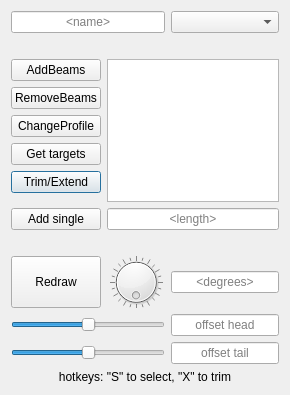
<?xml version="1.0" encoding="UTF-8"?>
<ui version="4.0">
 <class>Dialog</class>
 <widget class="QDialog" name="Dialog">
  <property name="geometry">
   <rect>
    <x>0</x>
    <y>0</y>
    <width>290</width>
    <height>395</height>
   </rect>
  </property>
  <property name="sizePolicy">
   <sizepolicy hsizetype="Preferred" vsizetype="Expanding">
    <horstretch>0</horstretch>
    <verstretch>0</verstretch>
   </sizepolicy>
  </property>
  <property name="windowTitle">
   <string>FrameBranch Manager</string>
  </property>
  <layout class="QGridLayout" name="gridLayout_2">
   <item row="11" column="0" colspan="3">
    <widget class="QLabel" name="lab2">
     <property name="text">
      <string>&lt;no target selected&gt;</string>
     </property>
     <property name="alignment">
      <set>Qt::AlignCenter</set>
     </property>
    </widget>
   </item>
   <item row="13" column="2">
    <widget class="QLineEdit" name="editAngle">
     <property name="minimumSize">
      <size>
       <width>80</width>
       <height>0</height>
      </size>
     </property>
     <property name="alignment">
      <set>Qt::AlignCenter</set>
     </property>
     <property name="placeholderText">
      <string>&lt;degrees&gt;</string>
     </property>
    </widget>
   </item>
   <item row="15" column="2">
    <widget class="QLineEdit" name="editTail">
     <property name="alignment">
      <set>Qt::AlignCenter</set>
     </property>
     <property name="placeholderText">
      <string>offset tail</string>
     </property>
    </widget>
   </item>
   <item row="8" column="0">
    <widget class="QPushButton" name="btnTrim">
     <property name="text">
      <string>Trim/Extend</string>
     </property>
    </widget>
   </item>
   <item row="4" column="0">
    <widget class="QPushButton" name="btnAdd">
     <property name="text">
      <string>AddBeams</string>
     </property>
    </widget>
   </item>
   <item row="10" column="0">
    <widget class="QPushButton" name="btnSingle">
     <property name="text">
      <string>Add single</string>
     </property>
    </widget>
   </item>
   <item row="6" column="0">
    <widget class="QPushButton" name="btnProfile">
     <property name="text">
      <string>ChangeProfile</string>
     </property>
    </widget>
   </item>
   <item row="2" column="0" colspan="2">
    <widget class="QLineEdit" name="editName">
     <property name="minimumSize">
      <size>
       <width>80</width>
       <height>0</height>
      </size>
     </property>
     <property name="alignment">
      <set>Qt::AlignCenter</set>
     </property>
     <property name="placeholderText">
      <string>&lt;name&gt;</string>
     </property>
    </widget>
   </item>
   <item row="4" column="1" rowspan="6" colspan="2">
    <widget class="QListWidget" name="listSizes"/>
   </item>
   <item row="15" column="0" colspan="2">
    <widget class="QSlider" name="sliTail">
     <property name="minimum">
      <number>-99</number>
     </property>
     <property name="orientation">
      <enum>Qt::Horizontal</enum>
     </property>
    </widget>
   </item>
   <item row="3" column="0" colspan="3">
    <widget class="QLabel" name="lab1">
     <property name="text">
      <string>&lt;no item selected&gt;</string>
     </property>
     <property name="alignment">
      <set>Qt::AlignCenter</set>
     </property>
    </widget>
   </item>
   <item row="13" column="0">
    <widget class="QPushButton" name="btnRefresh">
     <property name="sizePolicy">
      <sizepolicy hsizetype="Minimum" vsizetype="Expanding">
       <horstretch>0</horstretch>
       <verstretch>0</verstretch>
      </sizepolicy>
     </property>
     <property name="text">
      <string>Redraw</string>
     </property>
    </widget>
   </item>
   <item row="2" column="2">
    <widget class="QComboBox" name="comboRatings"/>
   </item>
   <item row="14" column="2">
    <widget class="QLineEdit" name="editHead">
     <property name="alignment">
      <set>Qt::AlignCenter</set>
     </property>
     <property name="placeholderText">
      <string>offset head</string>
     </property>
    </widget>
   </item>
   <item row="14" column="0" colspan="2">
    <widget class="QSlider" name="sliHead">
     <property name="minimum">
      <number>-99</number>
     </property>
     <property name="orientation">
      <enum>Qt::Horizontal</enum>
     </property>
    </widget>
   </item>
   <item row="13" column="1">
    <widget class="QDial" name="dialAngle">
     <property name="maximum">
      <number>359</number>
     </property>
     <property name="orientation">
      <enum>Qt::Horizontal</enum>
     </property>
     <property name="invertedAppearance">
      <bool>false</bool>
     </property>
     <property name="invertedControls">
      <bool>false</bool>
     </property>
     <property name="wrapping">
      <bool>true</bool>
     </property>
     <property name="notchTarget">
      <double>15.000000000000000</double>
     </property>
     <property name="notchesVisible">
      <bool>true</bool>
     </property>
    </widget>
   </item>
   <item row="5" column="0">
    <widget class="QPushButton" name="btnRemove">
     <property name="text">
      <string>RemoveBeams</string>
     </property>
    </widget>
   </item>
   <item row="7" column="0">
    <widget class="QPushButton" name="btnTargets">
     <property name="text">
      <string>Get targets</string>
     </property>
    </widget>
   </item>
   <item row="10" column="1" colspan="2">
    <widget class="QLineEdit" name="editLength">
     <property name="alignment">
      <set>Qt::AlignCenter</set>
     </property>
     <property name="placeholderText">
      <string>&lt;length&gt;</string>
     </property>
    </widget>
   </item>
   <item row="16" column="0" colspan="3">
    <widget class="QLabel" name="label">
     <property name="text">
      <string>hotkeys: &quot;S&quot; to select, &quot;X&quot; to trim</string>
     </property>
     <property name="alignment">
      <set>Qt::AlignCenter</set>
     </property>
    </widget>
   </item>
  </layout>
 </widget>
 <resources/>
 <connections/>
</ui>
